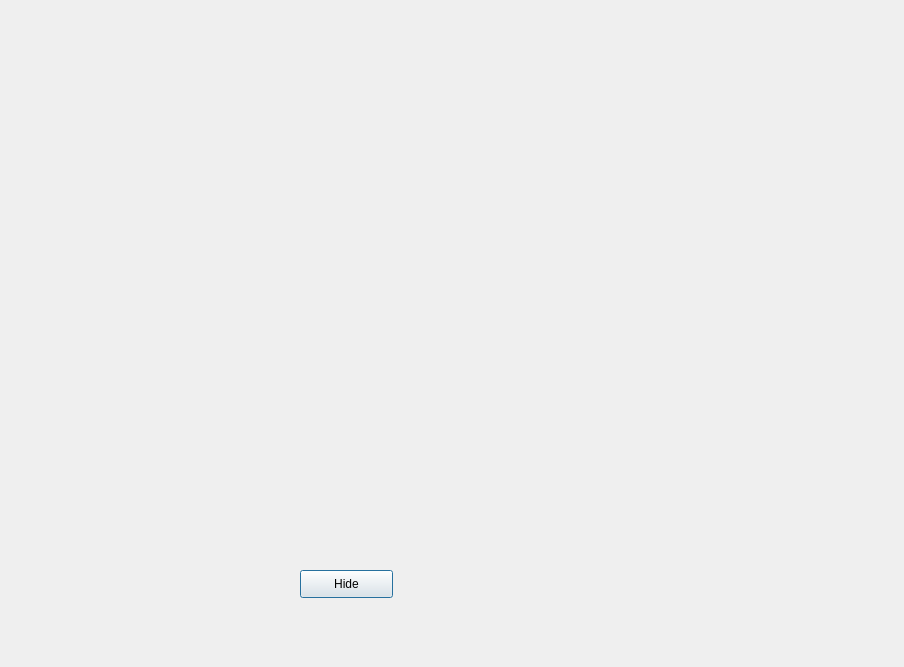
<?xml version="1.0" encoding="UTF-8"?>
<ui version="4.0">
 <class>Dialog</class>
 <widget class="QDialog" name="Dialog">
  <property name="geometry">
   <rect>
    <x>0</x>
    <y>0</y>
    <width>904</width>
    <height>667</height>
   </rect>
  </property>
  <property name="windowTitle">
   <string>Dialog</string>
  </property>
  <widget class="QPushButton" name="hipe_I">
   <property name="geometry">
    <rect>
     <x>300</x>
     <y>570</y>
     <width>93</width>
     <height>28</height>
    </rect>
   </property>
   <property name="text">
    <string>Hide</string>
   </property>
  </widget>
  <widget class="QFrame" name="charts_I">
   <property name="geometry">
    <rect>
     <x>20</x>
     <y>40</y>
     <width>711</width>
     <height>491</height>
    </rect>
   </property>
   <layout class="QHBoxLayout" name="horizontalLayout"/>
  </widget>
 </widget>
 <resources/>
 <connections/>
</ui>
